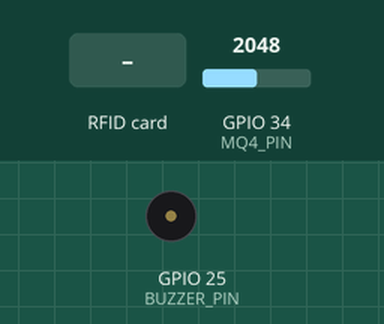
Recording of a sketch running on a simulated ESP32. On the bench: buzzer (waves = sounding). The inputs (shaded band) are chosen by the test bench; at power-on: GPIO 34 (MQ4_PIN) = 2048. WiFi joins after 1.5 s; servers stay silent unless stated; uploads are accepted with an empty reply; what the sketch prints to the serial monitor is not drawn.

Above: at 3.7 s.
3.8 s: RFID card 2B 38 C6 01 held to the reader
At 3.95 s:
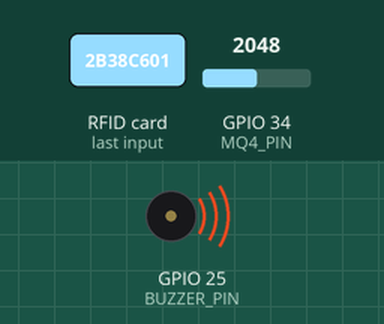
5.5 s: RFID card 5E 7A 19 C4 held to the reader
8.5 s: GPIO 34 (MQ4_PIN) set to 3603
Timing chart, 0 to 11.0 s (numbered marks = the images above; inputs shaded):
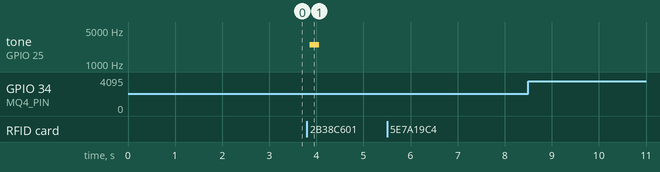

The sketch:

ESP32_gas_sensor_rfid.ino
```cpp
#include <WiFi.h>
#include <HTTPClient.h>
#include <ArduinoJson.h>
#include <SPI.h>
#include <MFRC522.h>

// --------- 1. AYARLAR (Burayı Kendi Bilgilerinle Güncelle) ---------
const char* WIFI_SSID = "SUPERONLINE_Wi-Fi_5355";
const char* WIFI_PASS = "6TCTExSb3zS4";
const char* SERVER_UPDATE_URL = "http://192.168.1.13:4000/api/device/update";
const char* SERVER_RFID_URL   = "http://192.168.1.13:4000/api/device/rfid";
const char* DEVICE_ID         = "esp32_rfid";

// MASTER kart UID (Seri monitörde gördüğün kendi kart numaranı yaz)
const byte MASTER_UID[]   = { 0x2B, 0x38, 0xC6, 0x01 };
const byte MASTER_UID_LEN = 4;

// --------- 2. PIN TANIMLAMALARI ---------
#define RST_PIN  22
#define SS_PIN   5
#define SCK_PIN  18
#define MISO_PIN 19
#define MOSI_PIN 23
#define MQ4_PIN  34
#define BUZZER_PIN 25

// --------- 3. DEĞİŞKENLER ---------
MFRC522 mfrc522(SS_PIN, RST_PIN);
unsigned long sample_interval_ms = 5000;
unsigned long last_sample = 0;
unsigned long last_rfid_check = 0;
const unsigned long RFID_CHECK_INTERVAL = 100;
bool buzzer_active = false;
String buzzer_mode = "warning";
unsigned long buzzer_start_time = 0;

// --------- 4. RFID FONKSİYONLARI ---------
bool isMasterCard(byte *uid, byte uidLen) {
  if (uidLen != MASTER_UID_LEN) return false;
  for (byte i = 0; i < uidLen; i++) {
    if (uid[i] != MASTER_UID[i]) return false;
  }
  return true;
}

void sendRfidToggle(byte *uid, byte uidLen) {
  char uidStr[30] = {0};
  char *p = uidStr;
  for (byte i = 0; i < uidLen; i++) {
    p += sprintf(p, "%02X", uid[i]);
    if (i < uidLen - 1) *p++ = ':';
  }
  StaticJsonDocument<256> doc;
  doc["device_id"] = DEVICE_ID;
  doc["uid"] = uidStr;
  doc["timestamp_ms"] = millis();
  String payload;
  serializeJson(doc, payload);
  HTTPClient http;
  http.begin(SERVER_RFID_URL);
  http.addHeader("Content-Type", "application/json");
  int code = http.POST(payload);
  if (code > 0) {
    String resp = http.getString();
    Serial.printf("[RFID] HTTP %d -> %s\n", code, resp.c_str());
  } else {
    Serial.printf("[RFID] Hata: %s\n", http.errorToString(code).c_str());
  }
  http.end();
}

void handleRfid() {
  if (!mfrc522.PICC_IsNewCardPresent()) return;
  if (!mfrc522.PICC_ReadCardSerial()) return;
  Serial.print("[RFID] Kart Algılandı! UID: ");
  for (byte i = 0; i < mfrc522.uid.size; i++) {
    Serial.printf("%02X%s", mfrc522.uid.uidByte[i], (i < mfrc522.uid.size - 1 ? ":" : ""));
  }
  Serial.println();
  if (isMasterCard(mfrc522.uid.uidByte, mfrc522.uid.size)) {
    Serial.println("[RFID] MASTER KART ONAYLANDI!");
    tone(BUZZER_PIN, 2500, 200);
    sendRfidToggle(mfrc522.uid.uidByte, mfrc522.uid.size);
  }
  mfrc522.PICC_HaltA();
  mfrc522.PCD_StopCrypto1();
}

// --------- 5. GAZ VE SUNUCU FONKSİYONLARI ---------
void sendGasData() {
  if (WiFi.status() != WL_CONNECTED) return;
  int gasValue = analogRead(MQ4_PIN);
  float gasPPM = map(gasValue, 200, 4095, 0, 3000);
  Serial.printf("[MQ4] Analog: %d, PPM: %.1f\n", gasValue, gasPPM);
  StaticJsonDocument<512> doc;
  doc["device_id"] = DEVICE_ID;
  doc["gas_value"] = gasValue;
  doc["gas_ppm"] = gasPPM;
  doc["timestamp_ms"] = millis();
  String payload;
  serializeJson(doc, payload);
  HTTPClient http;
  http.begin(SERVER_UPDATE_URL);
  http.addHeader("Content-Type", "application/json");
  int code = http.POST(payload);
  if (code > 0) {
    String resp = http.getString();
    Serial.printf("[POST] HTTP %d, next=%lu ms\n", code, sample_interval_ms);
    StaticJsonDocument<256> r;
    if (!deserializeJson(r, resp)) {
      if (r.containsKey("buzzer_active")) {
        buzzer_active = r["buzzer_active"].as<bool>();
        Serial.printf("[BUZZER] %s\n", buzzer_active ? "Aktif edildi!" : "Devre disi birakildi.");
      }
      if (r.containsKey("buzzer_mode")) {
        buzzer_mode = r["buzzer_mode"].as<String>();
        Serial.printf("[BUZZER] Mod: %s\n", buzzer_mode.c_str());
      }
      if (r.containsKey("sample_interval_ms")) {
        unsigned long tmp = r["sample_interval_ms"].as<unsigned long>();
        if (tmp >= 500) sample_interval_ms = tmp;
      }
    }
  } else {
    Serial.printf("[POST] Hata: %s\n", http.errorToString(code).c_str());
  }
  http.end();
}

// --------- 6. BUZZER KONTROLÜ ---------
void handleBuzzer() {
  if (!buzzer_active) {
    noTone(BUZZER_PIN);
    digitalWrite(BUZZER_PIN, LOW);
    return;
  }
  unsigned long now = millis();
  unsigned long elapsed = now - buzzer_start_time;
  int freq = (buzzer_mode == "danger") ? 3500 : 1800;
  int interval = (buzzer_mode == "danger") ? 150 : 600;
  if (elapsed < interval / 2) {
    tone(BUZZER_PIN, freq);
  } else if (elapsed < interval) {
    noTone(BUZZER_PIN);
  } else {
    buzzer_start_time = now;
  }
}

// --------- 7. SETUP VE LOOP ---------
void setup() {
  Serial.begin(115200);
  delay(1000);
  pinMode(BUZZER_PIN, OUTPUT);
  pinMode(MQ4_PIN, INPUT);

  // WiFi Bağlantısı
  WiFi.begin(WIFI_SSID, WIFI_PASS);
  Serial.print("WiFi Baglaniyor");
  while (WiFi.status() != WL_CONNECTED) {
    delay(500);
    Serial.print(".");
  }
  Serial.println("\nBaglandi! IP: " + WiFi.localIP().toString());

  // SPI ve RFID Başlatma
  SPI.begin(SCK_PIN, MISO_PIN, MOSI_PIN, SS_PIN);
  mfrc522.PCD_Init();

  // Donanım Testi
  byte v = mfrc522.PCD_ReadRegister(mfrc522.VersionReg);
  if (v == 0x00 || v == 0xFF) {
    Serial.println("!!! HATA: RFID Modulu bulunamadi!");
  } else {
    Serial.printf("[RFID] Modul Hazir. Versiyon: 0x%02X\n", v);
  }
  Serial.println("=== SISTEM BASLATILDI ===");
}

void loop() {
  unsigned long now = millis();

  // RFID Kontrol
  if (now - last_rfid_check >= RFID_CHECK_INTERVAL) {
    last_rfid_check = now;
    handleRfid();
  }

  // Buzzer Kontrol
  handleBuzzer();

  // Veri Gönderme
  if (now - last_sample >= sample_interval_ms) {
    last_sample = now;
    sendGasData();
  }

  delay(1);
}
```

Measured:
- after the input at 3.8 s, tone on GPIO 25 (BUZZER_PIN): silent → 2500 Hz after 0.06 s, → silent 0.20 s later
- after the input at 5.5 s, every drawn part: stays the same
- after the input at 8.5 s, every drawn part: stays the same
